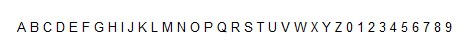
#> input picture 2/Templates/A10.png, 464 x 54 px; its folder holds only this picture in this run
$ python main.py
#> lines starting #> are read from the running program, lines starting #| are printed output that depends on the picture; after the words box and inside, x2 and y2 are one past the last pixel; in counts of white or black regions, pixels touching at a corner belong together
### printer.py
import cv2
# import os
# import subprocess, platform


# [4 lines left out: function show_and_destroy, not called in this run]


def menu():
    print(
        "Re-rotation(De-skew) doesn't work! Please give image in horizontal\n"
        "Options are\n"
        "1) 200x50 -> PNG -> Times New Roman -> 20 punto -> Black On White -> Format: "
        "(2 digit city number, 2 digit alphabetic letters, and 2 digit natural numbers)\n"
        "2) 200x50 -> PNG -> Times New Roman -> 20 punto -> Black On White -> Format: "
        "(2 digit city number, 2 digit alphabetic letters, and 2, 3 or 4 digit natural numbers)\n"
        "3) 200x50 -> PNG -> Unknown font & punto -> Black On White -> Format: (Unknown)\n"
        "4) Unknown Size -> PNG -> Unknown font & punto -> Black On White -> Format: (Unknown)\n"
        "5) Unknown Size -> PNG -> Known font & punto & Background -> Format: (Unknown)\n"
        "6) Unknown Size -> PNG -> Unknown font & punto -> Known Background -> Format: (Unknown)\n"
        "7) Unknown Size -> PNG -> Unknown font & punto & Background -> Format: (Unknown)\n"
        "8) Open Source LPR software/tool to recognize LPR.(Doesn't work)"
    )


def select_option():
    opt = 0
    while not 0 < opt < 8:
        cls()
        menu()
        opt = int(input("Enter option: "))
#> this loop made 1 pass; the answer given on pass 1: 1
#> the answer given: 2/Templates/A10.png
#> in main, image is the input picture: shape (54, 464, 3); mean B, G, R 246.2, 246, 246.2
    (size, font, punto, background, _format) = (None, ["A", "T"], range(10, 44), None, [])
    if opt == 1 or opt == 2:
        size = (200, 50)
        font = ["T"]
        punto = [20]
        _format = ["00AA00"] if opt == 1 else ["00AA00", "00AA000", "00AA0000"]
    elif opt == 3:
        size = (200, 50)
    elif opt == 5:
        tmp_font = input("Enter font. Example: times new roman -> ")
        if tmp_font == "arial" or "arial" in tmp_font:
            font = ["A"]
        elif tmp_font == "times new roman":
            font = ["T"]
        tmp_pnt = int(input("Enter punto. Example: 20: "))
        if 43 > tmp_pnt > 10:
            punto = [tmp_pnt]
        else:
            punto = [43] if tmp_pnt > 43 else [10]
        background = input("Enter background color. Example: red: ")
    elif opt == 6:
        background = input("Enter background color. Example: red: ")
    if not _format:
        print("You should give a format to analyse")
        print("Enter example format without space to recognize format")
        print("Example: 01AD75 is 2 digits 2 letters and 2 digits")
        tmp_plate = input("Please Enter example plate: ")
        _format.append(tmp_plate)
    return size, font, punto, background, _format


def cls():
    print(chr(27) + "[2J", end="")
    # [6 lines of commented-out code are left out]

### extract.py
import cv2
import numpy as np


def divide_into_letters(image):
    def cut_img(img):
        wrds = []
        cur_word = []
        for row in img:
            if 0 in row:
                cur_word.append(row)
            elif cur_word:
                wrds.append(np.array(cur_word))
                cur_word = []
        return wrds
    words = cut_img(image.T)  # Find words
    n_words = []
    max_w = 0
    max_h = 0
    for w in words:
        cur_im = cut_img(w.T)[0]  # Resize height
        max_w = cur_im.shape[0] if cur_im.shape[0] > max_w else max_w
        max_h = cur_im.shape[1] if cur_im.shape[1] > max_h else max_h
        n_words.append(cur_im)

    return n_words, max_w, max_h


def extract_letters(image):
    gray_image = cv2.cvtColor(image, cv2.COLOR_BGR2GRAY)
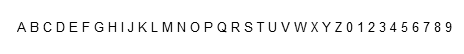
#> gray_image: shape (54, 464); min 0, max 255, mean 246.1
    (thresh, black_and_white_image) = cv2.threshold(gray_image, 128, 255, cv2.THRESH_BINARY | cv2.THRESH_OTSU)
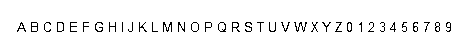
#> black_and_white_image: shape (54, 464); 96.5% white; black in thin lines or dots, all inside (x1, y1, x2, y2) = (17, 22, 451, 32)
#> thresh = 146
    images_of_letters, max_width, max_height = divide_into_letters(black_and_white_image)
#> after the loop in cut_img, `for row in img:`: cur_word = []; wrds = 36 items
#> the loop in divide_into_letters, `for w in words:` made 36 passes
#> max_h on passes 1, 2, 3, 4, 5, 6, 7, 8, 10, 11, 12, 13: 9, 9, 9, 9, 9, 9, 9, 9, 9, 9, 9, 9
#> (cur_im, max_h) on pass 9: ([0, 0, 0, 0, 0, 0, 0, 0, 0, 0], 9)
#> images_of_letters = 36 items; max_width = 10; max_height = 13
    return images_of_letters

### recognize.py
import cv2
import numpy as np

is_font_known = False
all_fonts = ["A", "T"]
all_puntos = range(10, 44)


# [27 lines left out: functions resize, calculate_fault, d_min, not called in this run]


def to_tuple(d, v):
    return d[0], v if not d[1:] else to_tuple(d[1:], v)


def recognize_letter(img):
    global is_font_known, all_fonts
    fault = {}
    chars = [
        'A', 'B', 'C', 'D', 'E', 'F', 'G', 'H', 'I', 'J', 'K', 'L',
        'M', 'N', 'O', 'P', 'Q', 'R', 'S', 'T', 'U', 'V', 'W', 'X',
        'Y', 'Z', '0', '1', '2', '3', '4', '5', '6', '7', '8', '9'
    ]
    if not is_font_known:
        for char in chars:
            fault[char] = {}
            for font in all_fonts:
                fault[char][font] = {}
                for punto in all_puntos:
                    template = cv2.imread("Templates/{}/{}{}.png".format(char, font, punto))[:, :, 0]
                    # print(
                    #     "Templates/{}/{}{}.png".format(char, font, punto),
                    #     img.shape
                    # )
                    resized_img = np.array(resize(img, template.shape[0], template.shape[1]))
                    fault[char][font][punto] = calculate_fault(resized_img, template)
    else:
        for char in chars:
            fault[char] = {}
            for font in all_fonts:
                fault[char][font] = {}
                for punto in all_puntos:
                    template = cv2.imread("Templates/{}/{}{}.png".format(char, font, punto))[:, :, 0]
                    # print(
                    #     "Templates/{}/{}{}.png".format(char, font, punto),
                    #     img.shape
                    # )
                    resized_img = np.array(resize(img, template.shape[0], template.shape[1]))
                    fault[char][font][punto] = calculate_fault(resized_img, template)

    p, result, _ = min(d_min(fault), key=lambda x: x[-1])
    # [4 lines of commented-out code are left out]
    return p[0]


def recognize_letters(img_arr, features):
    global all_fonts, all_puntos, is_font_known
    if features[1] != ['A', 'T']:
        is_font_known = True
        all_fonts = features[1]
    all_puntos = features[2]

    letter = ""
    for img in img_arr:
        letter += recognize_letter(img)

    return letter

### main.py
import cv2
import extract
import recognize
import syntax
import printer as pr


def main():
    # size, font, punto, background, _format = pr.select_option()
    features = pr.select_option()
    # print(features)
    pr.cls()  # If you run from terminal, cls will work
    print("Image loading...")
    # im_name = "tests/40-arial.png"
    # im_name = "tests/40.png"
    im_name = input("Enter image name(Enter absolute path or add file into the same dir with main.py)(Example: home/"
                    "izzet/resimler/resim.png  OR resim.png)\n")
    # im_name = "tests/01AD75.png"
    image = cv2.imread(im_name)
    print("Image loaded, Preprocessing started!")
    images_of_letters = extract.extract_letters(image)  # Detecting Characters
#> images_of_letters = 36 items
    print("Pre-processing DONE! Recognizing Starting...")
    letters = recognize.recognize_letters(images_of_letters, features)  # Recognizing Characters
    print("Recognizing DONE!")
    print("Plate is: " + letters)
    print("Syntax controlling starting...")
    if syntax.is_correct(letters, features[4]):
        print("Syntax correct!")
    else:
        print("Syntax wrong!")


if __name__ == '__main__':
#> (the run stopped early here; a loop or call above may not have finished)

$ run again, on 2/Templates/A14.png
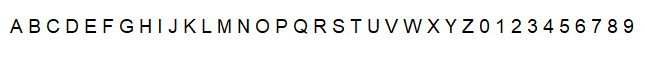
#> input picture 2/Templates/A14.png, 645 x 57 px
#> the loop in select_option, `while not 0 < opt < 8:` made 1 pass; the answer given on pass 1: 1
#> in main, image is the input picture: shape (57, 645, 3); mean B, G, R 240.8, 240.8, 240.7
#> in extract_letters, `gray_image = cv2.cvtColor(image, cv2.COLOR_BGR2GRAY)`:
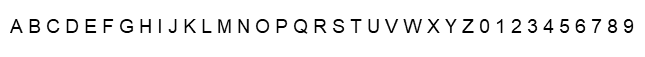
#> gray_image: shape (57, 645); min 0, max 255, mean 240.7
#> in extract_letters, `(thresh, black_and_white_image) = cv2.threshold(gray_image, 128, 255, ..`:
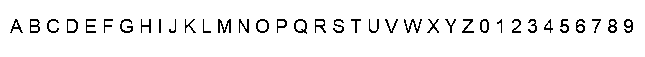
#> black_and_white_image: shape (57, 645); 94.3% white; black in thin lines or dots, all inside (x1, y1, x2, y2) = (10, 19, 633, 34)
#> thresh = 140
#> after the loop in cut_img, `for row in img:`: cur_word = []; wrds = 36 items
#> the loop in divide_into_letters, `for w in words:` made 36 passes
#> (max_w, max_h) on passes 1 to 8: (14, 13), (14, 13), (14, 13), (14, 13), (14, 13), (14, 13), (14, 13), (14, 13)
#> in extract_letters, `images_of_letters, max_width, max_height = divide_into_letters(black_a..`: max_width = 15; max_height = 18
#> in main, `images_of_letters = extract.extract_letters(image)`: images_of_letters = 36 items

$ run again, on 2/Templates/A15.png
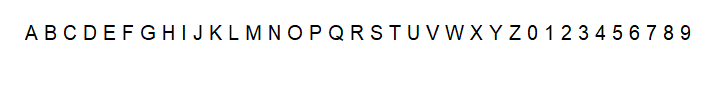
#> input picture 2/Templates/A15.png, 723 x 93 px
#> the loop in select_option, `while not 0 < opt < 8:` made 1 pass; the answer given on pass 1: 1
#> in main, image is the input picture: shape (93, 723, 3); mean B, G, R 246.5, 246.5, 246.5
#> in extract_letters, `gray_image = cv2.cvtColor(image, cv2.COLOR_BGR2GRAY)`:
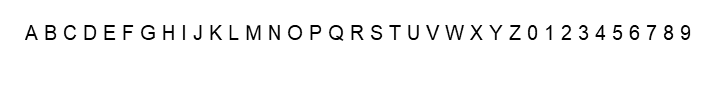
#> gray_image: shape (93, 723); min 0, max 255, mean 246.5
#> in extract_letters, `(thresh, black_and_white_image) = cv2.threshold(gray_image, 128, 255, ..`:
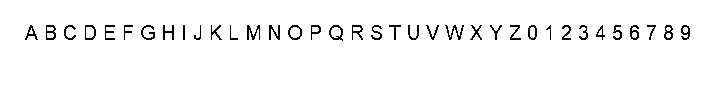
#> black_and_white_image: shape (93, 723); 96.7% white; black in thin lines or dots, all inside (x1, y1, x2, y2) = (25, 25, 690, 41)
#> thresh = 140
#> after the loop in cut_img, `for row in img:`: cur_word = []; wrds = 36 items
#> the loop in divide_into_letters, `for w in words:` made 36 passes
#> (max_w, max_h) on passes 1 to 8: (15, 13), (15, 13), (15, 13), (15, 13), (15, 13), (15, 13), (15, 14), (15, 14)
#> in extract_letters, `images_of_letters, max_width, max_height = divide_into_letters(black_a..`: max_width = 16; max_height = 19
#> in main, `images_of_letters = extract.extract_letters(image)`: images_of_letters = 36 items
